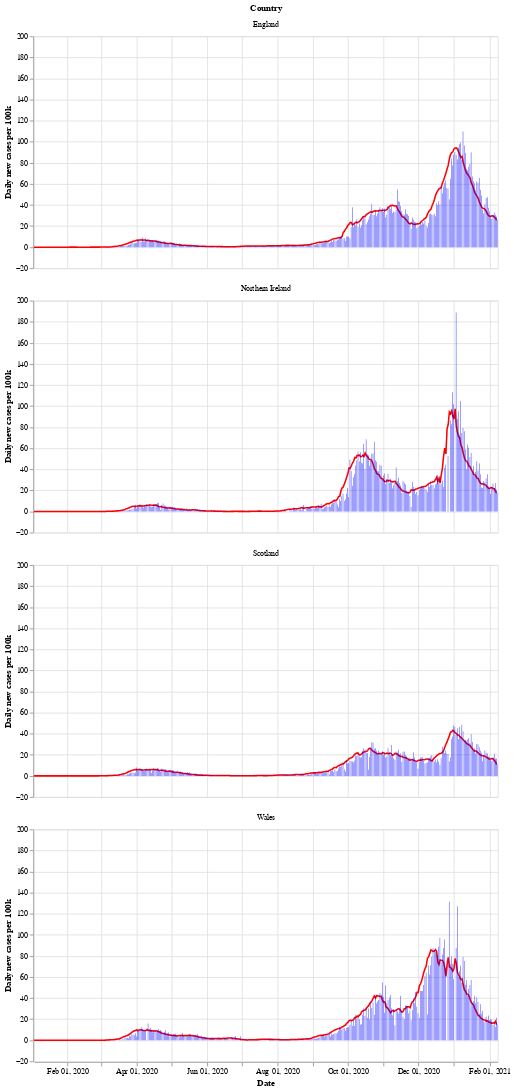

The cell this chart's notebook holds for it:
### Markdown cell above
Next is a bar chart of the number of new cases in each country (per 100k population), with the 7 day moving average of cases. Again we see that Wales saw a longer period of raising and falling cases compared to the other countries.

After a period of cases falling, each nation is now seeing a rise in the number of cases - especially in Wales.

### Code cell
# collapse
bars = alt.Chart(uk_cases).mark_bar().encode(
    x=alt.X("yearmonthdate(date):T", axis=alt.Axis(title='Date')),
    y=alt.Y("newCasesRate:Q", axis=alt.Axis(title='Daily new cases per 100k')),
    tooltip='newCasesRate',
    color=alt.condition(
        alt.datum.dailyChange > 0,
        alt.value("orange"),  # The positive color
        alt.value("blue")  # The negative color
    )
).properties(title='New cases per 100k population with rolling 7 day average', width=600).interactive()
line = alt.Chart(uk_cases).mark_line(
    color='red',
    size=2,
).transform_window(
    rolling_mean='mean(newCasesRate)',
    frame=[0, 7],
    groupby=['areaName']
).encode(
    x='yearmonthdate(date):T',
    y='rolling_mean:Q'
)
alt.layer(line, bars, data=uk_cases).facet(alt.Row('areaName', title='Country'), columns=1)

### Figure 1 — Vega-Lite specification as saved in the notebook (floating-point values rounded to 4 significant figures; data arrays with more than 128 entries replaced by an {"elided": "..."} marker saying what was removed)
{"config": {"view": {"continuousWidth": 400, "continuousHeight": 300}}, "data": {"name": "data-045b01c13873dceab90d4da15d9f0a54"}, "facet": {"type": "nominal", "field": "areaName", "title": "Country"}, "spec": {"layer": [{"mark": {"type": "line", "color": "red", "size": 2}, "encoding": {"x": {"type": "temporal", "field": "date", "timeUnit": "yearmonthdate"}, "y": {"type": "quantitative", "field": "rolling_mean"}}, "transform": [{"window": [{"op": "mean", "field": "newCasesRate", "as": "rolling_mean"}], "frame": [0, 7], "groupby": ["areaName"]}]}, {"mark": "bar", "encoding": {"color": {"condition": {"value": "orange", "test": "(datum.dailyChange > 0)"}, "value": "blue"}, "tooltip": {"type": "quantitative", "field": "newCasesRate"}, "x": {"type": "temporal", "axis": {"title": "Date"}, "field": "date", "timeUnit": "yearmonthdate"}, "y": {"type": "quantitative", "axis": {"title": "Daily new cases per 100k"}, "field": "newCasesRate"}}, "selection": {"selector002": {"type": "interval", "bind": "scales", "encodings": ["x", "y"]}}, "title": "New cases per 100k population with rolling 7 day average", "width": 600}]}, "columns": 1, "$schema": "https://vega.github.io/schema/vega-lite/v4.8.1.json", "datasets": {"data-045b01c13873dceab90d4da15d9f0a54": {"elided": "1608 records"}}}
